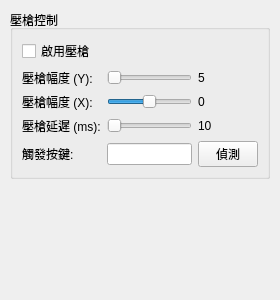
<?xml version='1.0' encoding='UTF-8'?>
<ui version="4.0">
 <class>recoil_tab</class>
 <widget class="QWidget" name="recoil_tab">
  <property name="geometry">
   <rect>
    <x>0</x>
    <y>0</y>
    <width>280</width>
    <height>300</height>
   </rect>
  </property>
  <layout class="QVBoxLayout" name="verticalLayout_recoil_tab">
   <property name="leftMargin">
    <number>10</number>
   </property>
   <property name="topMargin">
    <number>10</number>
   </property>
   <property name="rightMargin">
    <number>10</number>
   </property>
   <property name="bottomMargin">
    <number>10</number>
   </property>
   <property name="spacing">
    <number>15</number>
   </property>
   <item>
    <widget class="QGroupBox" name="recoil_control_groupbox">
     <property name="title">
      <string>壓槍控制</string>
     </property>
     <layout class="QGridLayout" name="gridLayout_recoil">
      <item row="0" column="0" colspan="3">
       <widget class="QCheckBox" name="recoil_control_checkbox">
        <property name="text">
         <string>啟用壓槍</string>
        </property>
       </widget>
      </item>
      <item row="1" column="0">
       <widget class="QLabel" name="recoil_y_strength_label">
        <property name="text">
         <string>壓槍幅度 (Y):</string>
        </property>
       </widget>
      </item>
      <item row="1" column="1">
       <widget class="QSlider" name="recoil_y_strength_slider">
        <property name="minimum">
         <number>1</number>
        </property>
        <property name="maximum">
         <number>50</number>
        </property>
        <property name="orientation">
         <enum>Qt::Horizontal</enum>
        </property>
       </widget>
      </item>
      <item row="1" column="2">
       <widget class="QLabel" name="recoil_y_strength_value_label">
        <property name="text">
         <string>5</string>
        </property>
       </widget>
      </item>
      <item row="2" column="0">
       <widget class="QLabel" name="recoil_x_strength_label">
        <property name="text">
         <string>壓槍幅度 (X):</string>
        </property>
       </widget>
      </item>
      <item row="2" column="1">
       <widget class="QSlider" name="recoil_x_strength_slider">
        <property name="minimum">
         <number>-50</number>
        </property>
        <property name="maximum">
         <number>50</number>
        </property>
        <property name="orientation">
         <enum>Qt::Horizontal</enum>
        </property>
       </widget>
      </item>
      <item row="2" column="2">
       <widget class="QLabel" name="recoil_x_strength_value_label">
        <property name="text">
         <string>0</string>
        </property>
       </widget>
      </item>
      <item row="3" column="0">
       <widget class="QLabel" name="recoil_delay_label">
        <property name="text">
         <string>壓槍延遲 (ms):</string>
        </property>
       </widget>
      </item>
      <item row="3" column="1">
       <widget class="QSlider" name="recoil_delay_slider">
        <property name="minimum">
         <number>1</number>
        </property>
        <property name="maximum">
         <number>100</number>
        </property>
        <property name="orientation">
         <enum>Qt::Horizontal</enum>
        </property>
       </widget>
      </item>
      <item row="3" column="2">
       <widget class="QLabel" name="recoil_delay_value_label">
        <property name="text">
         <string>10</string>
        </property>
       </widget>
      </item>
      <item row="4" column="0">
       <widget class="QLabel" name="recoil_trigger_keys_label">
        <property name="text">
         <string>觸發按鍵:</string>
        </property>
       </widget>
      </item>
      <item row="4" column="1">
       <widget class="QLineEdit" name="recoil_trigger_keys_input" />
      </item>
      <item row="4" column="2">
       <widget class="QPushButton" name="recoil_trigger_keys_detect_button">
        <property name="text">
         <string>偵測</string>
        </property>
        <property name="maximumSize">
         <size>
          <width>60</width>
          <height>16777215</height>
         </size>
        </property>
       </widget>
      </item>
     </layout>
    </widget>
   </item>
   <item>
    <spacer name="verticalSpacer_recoil_tab">
     <property name="orientation">
      <enum>Qt::Vertical</enum>
     </property>
     <property name="sizeHint" stdset="0">
      <size>
       <width>20</width>
       <height>40</height>
      </size>
     </property>
    </spacer>
   </item>
  </layout>
 </widget>
 <resources />
 <connections />
</ui>
